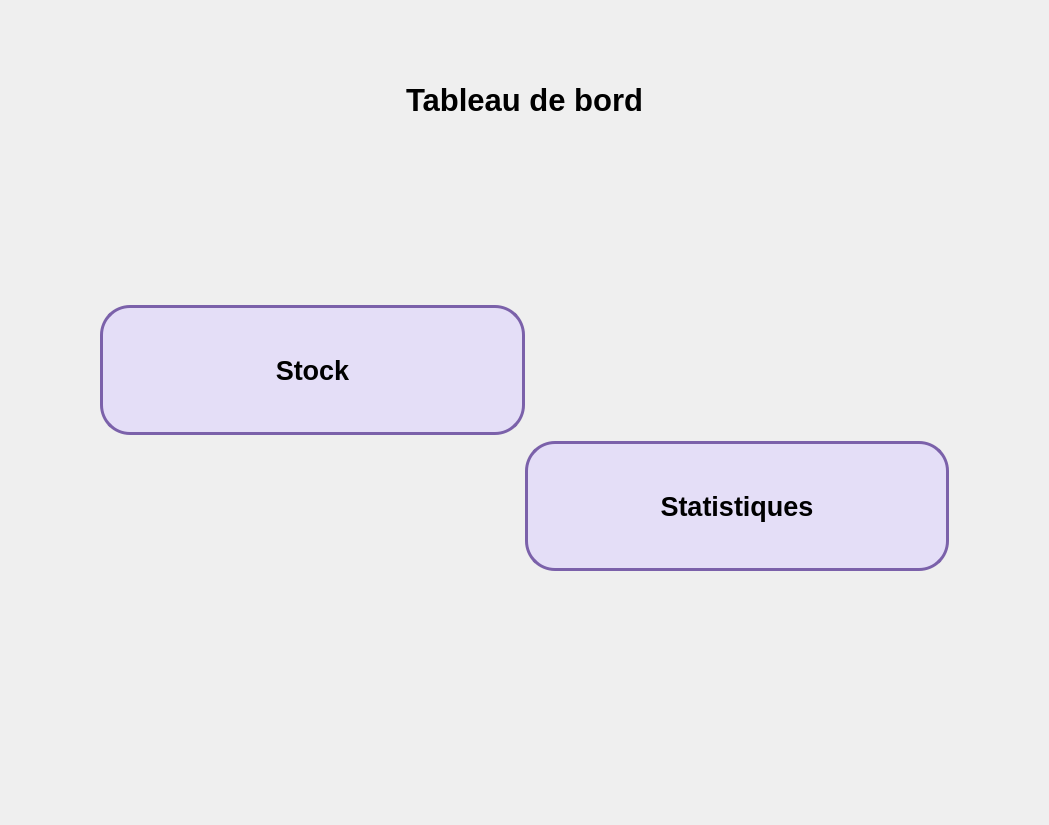
         <widget class="QWidget" name="dashboardPage">
          <layout class="QGridLayout" name="gridLayout_16">
           <property name="leftMargin">
            <number>100</number>
           </property>
           <property name="topMargin">
            <number>50</number>
           </property>
           <property name="rightMargin">
            <number>100</number>
           </property>
           <property name="bottomMargin">
            <number>50</number>
           </property>
           <item row="0" column="0" colspan="3">
            <widget class="QLabel" name="label_11">
             <property name="minimumSize">
              <size>
               <width>0</width>
               <height>100</height>
              </size>
             </property>
             <property name="font">
              <font>
               <pointsize>23</pointsize>
               <bold>true</bold>
              </font>
             </property>
             <property name="styleSheet">
              <string notr="true">color: rgb(0, 0, 0);</string>
             </property>
             <property name="text">
              <string>Tableau de bord</string>
             </property>
             <property name="alignment">
              <set>Qt::AlignCenter</set>
             </property>
            </widget>
           </item>
           <item row="1" column="0" colspan="3">
            <spacer name="verticalSpacer_9">
             <property name="orientation">
              <enum>Qt::Vertical</enum>
             </property>
             <property name="sizeType">
              <enum>QSizePolicy::MinimumExpanding</enum>
             </property>
             <property name="sizeHint" stdset="0">
              <size>
               <width>728</width>
               <height>149</height>
              </size>
             </property>
            </spacer>
           </item>
           <item row="2" column="0" colspan="2">
            <widget class="QPushButton" name="pushButton_stock">
             <property name="minimumSize">
              <size>
               <width>300</width>
               <height>130</height>
              </size>
             </property>
             <property name="maximumSize">
              <size>
               <width>500</width>
               <height>16777215</height>
              </size>
             </property>
             <property name="font">
              <font>
               <pointsize>20</pointsize>
               <bold>true</bold>
              </font>
             </property>
             <property name="cursor">
              <cursorShape>PointingHandCursor</cursorShape>
             </property>
             <property name="styleSheet">
              <string notr="true">QPushButton {
	color: rgb(0,0,0);
	border: 3px solid rgb(123, 97, 170);
	background-color: rgba(217, 205, 255, 129);
    border-radius: 30px;
    width:60px;
}</string>
             </property>
             <property name="text">
              <string>Stock</string>
             </property>
             <property name="iconSize">
              <size>
               <width>32</width>
               <height>32</height>
              </size>
             </property>
             <property name="flat">
              <bool>true</bool>
             </property>
            </widget>
           </item>
           <item row="2" column="2">
            <spacer name="horizontalSpacer_5">
             <property name="orientation">
              <enum>Qt::Horizontal</enum>
             </property>
             <property name="sizeType">
              <enum>QSizePolicy::MinimumExpanding</enum>
             </property>
             <property name="sizeHint" stdset="0">
              <size>
               <width>409</width>
               <height>20</height>
              </size>
             </property>
            </spacer>
           </item>
           <item row="3" column="0">
            <spacer name="horizontalSpacer_6">
             <property name="orientation">
              <enum>Qt::Horizontal</enum>
             </property>
             <property name="sizeType">
              <enum>QSizePolicy::MinimumExpanding</enum>
             </property>
             <property name="sizeHint" stdset="0">
              <size>
               <width>409</width>
               <height>20</height>
              </size>
             </property>
            </spacer>
           </item>
           <item row="3" column="1" colspan="2">
            <widget class="QPushButton" name="pushButton_stats">
             <property name="minimumSize">
              <size>
               <width>300</width>
               <height>130</height>
              </size>
             </property>
             <property name="maximumSize">
              <size>
               <width>500</width>
               <height>16777215</height>
              </size>
             </property>
             <property name="font">
              <font>
               <pointsize>20</pointsize>
               <bold>true</bold>
              </font>
             </property>
             <property name="cursor">
              <cursorShape>PointingHandCursor</cursorShape>
             </property>
             <property name="styleSheet">
              <string notr="true">QPushButton {
	color: rgb(0,0,0);
    border: 3px solid rgb(123, 97, 170);
	background-color: rgba(217, 205, 255, 129);
    border-radius: 30px;
    width:60px;
}</string>
             </property>
             <property name="text">
              <string>Statistiques</string>
             </property>
             <property name="iconSize">
              <size>
               <width>32</width>
               <height>32</height>
              </size>
             </property>
             <property name="flat">
              <bool>true</bool>
             </property>
            </widget>
           </item>
           <item row="4" column="0" colspan="3">
            <spacer name="verticalSpacer_10">
             <property name="orientation">
              <enum>Qt::Vertical</enum>
             </property>
             <property name="sizeType">
              <enum>QSizePolicy::MinimumExpanding</enum>
             </property>
             <property name="sizeHint" stdset="0">
              <size>
               <width>849</width>
               <height>204</height>
              </size>
             </property>
            </spacer>
           </item>
          </layout>
         </widget>
